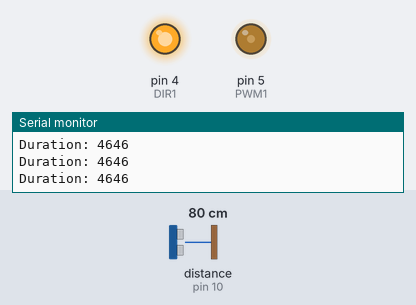
The sketch below on a simulated Arduino Uno, built with avr-gcc and run on an emulated ATmega328P. Shown: output pins drawn as LEDs (lit = HIGH), the last lines printed to the serial monitor. Wiring (inferred from the names in the program): ultrasonic range finder: trigger pin 9; echo pin 10. Inputs (shaded band) come from the test bench; at power-on: distance to the obstacle (sensor on pin 10) 80 cm. The echo pulse lasts 58.3 µs per cm; pins used as bus, display or sensor lines are not drawn.

Above: at 1.2 s.
1.3 s: distance to the obstacle (sensor on pin 10) set to 299 cm
At 3.5 s:
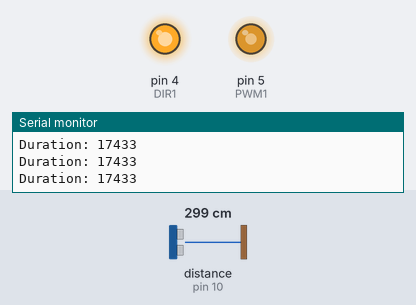
4.3 s: distance to the obstacle (sensor on pin 10) set to 250 cm
At 6.0 s:
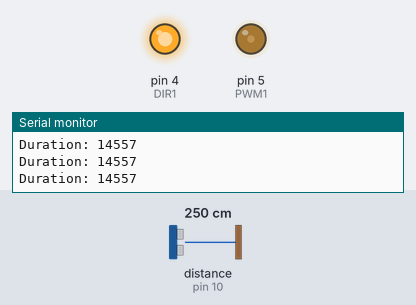
Timing chart, 0 to 7.5 s (numbered marks = the images above; inputs shaded):
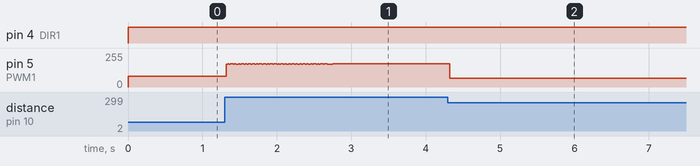

The sketch:

utrason.ino
```cpp
int trigPin = 9;
int echoPin = 10;

int PWM1 = 5;
int DIR1 = 4;

int vit = 0;

long duration;
void setup()
{
  pinMode(DIR1, OUTPUT);
  pinMode(trigPin, OUTPUT); // Sets the trigPin as an Output
  pinMode(echoPin, INPUT); // Sets the echoPin as an Input
  Serial.begin(9600); // Starts the serial communication
}
void loop()
{

  // Clears the trigPin
  digitalWrite(trigPin, LOW);
  delayMicroseconds(2);
  // Sets the trigPin on HIGH state for 10 micro seconds
  digitalWrite(trigPin, HIGH);
  delayMicroseconds(10);
  digitalWrite(trigPin, LOW);
  // Reads the echoPin, returns the sound wave travel time in microseconds
  duration = pulseIn(echoPin, HIGH);


  digitalWrite(DIR1,HIGH);
  if(duration > 2000){
    vit = map(duration, 0, 2000, 0, 255);
    analogWrite(PWM1, vit);   //PWM Speed Control
  }
  Serial.print("Duration: ");
  Serial.println(duration);

}
```

Measured:
- after the input at 1.3 s, pin 5 (PWM1): goes 28 × (172/255 0.02 s, 174/255 0.02 s), 172/255 0.07 s, then 174/255, starting at once
- after the input at 4.3 s, pin 5 (PWM1): 174/255 → 66/255 at once, → 64/255 0.36 s later
